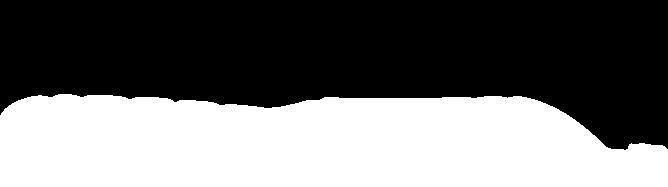
#> input picture images/bottle1.PNG, 668 x 187 px, found by its file name
$ python main.py
#> lines starting #> are read from the running program, lines starting #| are printed output that depends on the picture; after the words box and inside, x2 and y2 are one past the last pixel; in counts of white or black regions, pixels touching at a corner belong together; long printed decimals are rounded
import numpy as np
from skimage import io, color
from skimage.filters import threshold_otsu
import matplotlib.pyplot as plt
import re
from scipy.integrate import quad

def surface_area(poly_function, lower_bound, upper_bound):
    def derivative_squared(x):
        return (np.polyder(poly_function, 1)(x))**2 + 1

    result, _ = quad(lambda x: 2 * np.pi * np.sqrt(derivative_squared(x)), lower_bound, upper_bound) + (np.pi * poly_function(0) ** 2) + (np.pi * poly_function(upper_bound) ** 2)
    return result

def volume(poly_function, lower_bound, upper_bound):
    def disc_function(x):
        return np.pi * (np.abs(poly_function(x)) ** 2)

    result, _ = quad(disc_function, lower_bound, upper_bound)
    return result

def preprocess_image(image_path):
    image = io.imread(image_path)[:, :, :3]
    grayscale_image = color.rgb2gray(image)
    threshold_value = threshold_otsu(grayscale_image)
    binary_image = grayscale_image > threshold_value
    return binary_image

def extract_upper_contour(binary_image, scale_factor=1.0):
    upper_contour = np.argmax(binary_image, axis=0)
    scaled_upper_contour = np.column_stack([upper_contour, np.arange(len(upper_contour))]) * scale_factor
    return scaled_upper_contour

def fit_polynomial(upper_contour, degree=5):
    # Adjust the degree and coefficients as needed
    coefficients = np.polyfit(upper_contour[:, 1], upper_contour[:, 0], degree)

    # Negate the coefficients to make the function negative
    negated_coefficients = -coefficients

    # Create the negative polynomial
    negative_polynomial = np.poly1d(negated_coefficients)

    return negative_polynomial

def convert_to_scientific_notation(input_str):
    matches = re.findall(r"\(([-+]?\d+(\.\d+)?)[eE]([-+]?\d+)\)", input_str)

    for match in matches:
        full_match = match[0]
        coefficient = match[0]
        exponent = match[2]

        if coefficient == '1':
            replacement = f"10^{{{exponent}}}"
        else:
            replacement = f"{coefficient}\cdot10^{{{exponent}}}"

        # Create the scientific notation string and replace in the input string
        input_str = input_str.replace(f"({full_match}e{exponent})", replacement)

    return input_str

def desmos_equation(poly_function, binary_image, scale_factor):
    terms = [f"({coeff:.3e})x^{{{degree}}}" for degree, coeff in enumerate(reversed(poly_function.coefficients))]
    equation = " + ".join(terms)
    print(poly_function)

    desmos_eq = f"{binary_image.shape[0] * scale_factor} + {convert_to_scientific_notation(equation)}{{0<=x<={binary_image.shape[1] * scale_factor}}}".replace(" + -", " - ").replace("-0","-")

    return desmos_eq

def plot_polynomial(poly_function, upper_contour, binary_image, scale_factor):
    # Generate x values
    x_vals = np.linspace(0, max(upper_contour[:, 1]), 1000)

    # Calculate corresponding y values using the negative polynomial
    y_vals = -poly_function(x_vals)

    # Scatter plot with non-inverted y-axis
    plt.scatter(upper_contour[:, 1], upper_contour[:, 0], color='red', label='Upper Contour')

    # Display the binary image
    plt.imshow(binary_image, extent=[0, binary_image.shape[1] * scale_factor, 0, binary_image.shape[0] * scale_factor], cmap='gray', alpha=0.2, origin='lower')  # Adjust 'extent' and 'origin'

    # Plot the inverted polynomial
    plt.plot(x_vals, y_vals, label='Fitted Polynomial')

    plt.xlabel('X (Physical Units)')
    plt.ylabel('Y (Physical Units)')
    plt.gca().invert_yaxis()  # Invert the y-axis
    plt.legend()
    plt.show()


def main():
    # Specify the path to the input image
    image_path = 'images/bottle1.png'
    physical_height = 20.5
    degree = 6

    binary_image = preprocess_image(image_path)
#> in preprocess_image, `image = io.imread(image_path)[:, :, :3]`: image: shape (187, 668, 3); 43.6% white; 1 white region, box (x1, y1, x2, y2) and area: (0, 94, 668, 187) 54411
#> in preprocess_image, `threshold_value = threshold_otsu(grayscale_image)`: threshold_value = 0.00195

    scale_factor = physical_height /binary_image.shape[1]
#> scale_factor = 0.0307

    upper_contour = extract_upper_contour(binary_image, scale_factor=scale_factor)
#> in extract_upper_contour, `upper_contour = np.argmax(binary_image, axis=0)`: upper_contour = 668 values, max 150 at index 624, min 94 at index 58, mean 105.5
#> in extract_upper_contour, `scaled_upper_contour = np.column_stack([upper_contour, np.arange(len(u..`: scaled_upper_contour = 668 pairs, first value 2.88 to 4.6, second value 0 to 20.47
#> upper_contour has the same summary as scaled_upper_contour in extract_upper_contour
    poly_function = fit_polynomial(upper_contour, degree)
#> in fit_polynomial, `coefficients = np.polyfit(upper_contour[:, 1], upper_contour[:, 0], de..`: coefficients = [-2.72e-06, 0.000142, -0.00249, 0.0155, -0.00341, -0.183, 3.23]
#> in fit_polynomial, `negated_coefficients = -coefficients`: negated_coefficients = [2.72e-06, -0.000142, 0.00249, -0.0155, 0.00341, 0.183, -3.23]

    equation = desmos_equation(poly_function, binary_image, scale_factor)
    print("Desmos-compatible equation:")
    print(equation)
#| 5.739 - 3.226\cdot10^{+00}x^{0} + 1.827\cdot10^{-1}x^{1} + 3.411\cdot10^{-3}x^{2} - 1.549\cdot10^{-2}x^{3} + 2.487\cdot10^{-3}x^{4} - 1.419\cdot10^{-4}x^{5} + 2.716\cdot10^{-6}x^{6}{0<=x<=20.5}

    plot_polynomial(poly_function, upper_contour, binary_image, scale_factor)
#> in plot_polynomial, `plt.show()`:
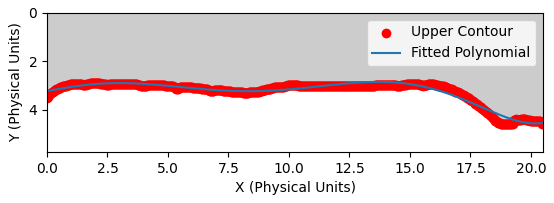
#> figure drawn by matplotlib, 1 panel

    # Calculate surface area
    sa = surface_area(poly_function, 0, physical_height)
#> sa = 228.3
    print(f"Surface Area: {sa:.4f} square units")
#| Surface Area: 228.3144 square units

    # Calculate volume
    vol = volume(poly_function, 0, physical_height)
#> vol = 689.7
    print(f"Volume: {vol:.4f} cubic units")
#| Volume: 689.6599 cubic units

if __name__ == "__main__":
    main()
